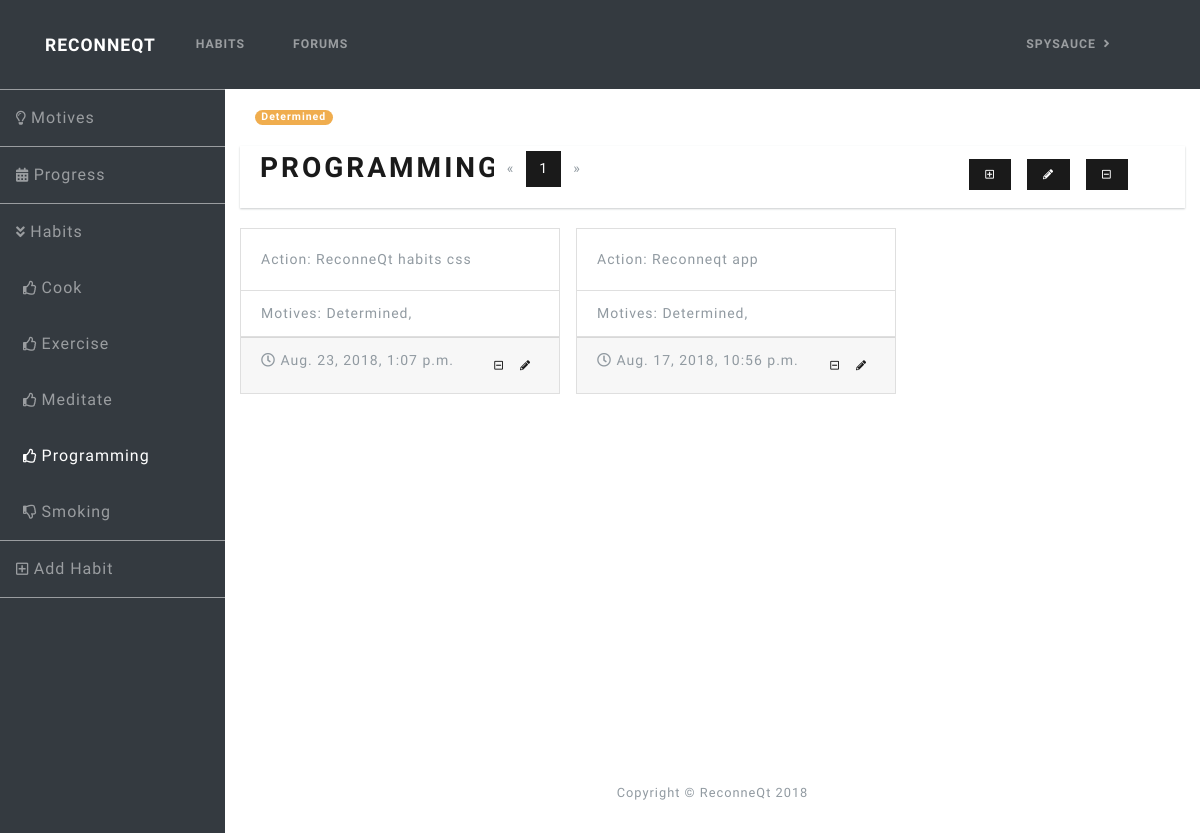
The app's page /reconneqt/habits/1/ (signed in), older data.
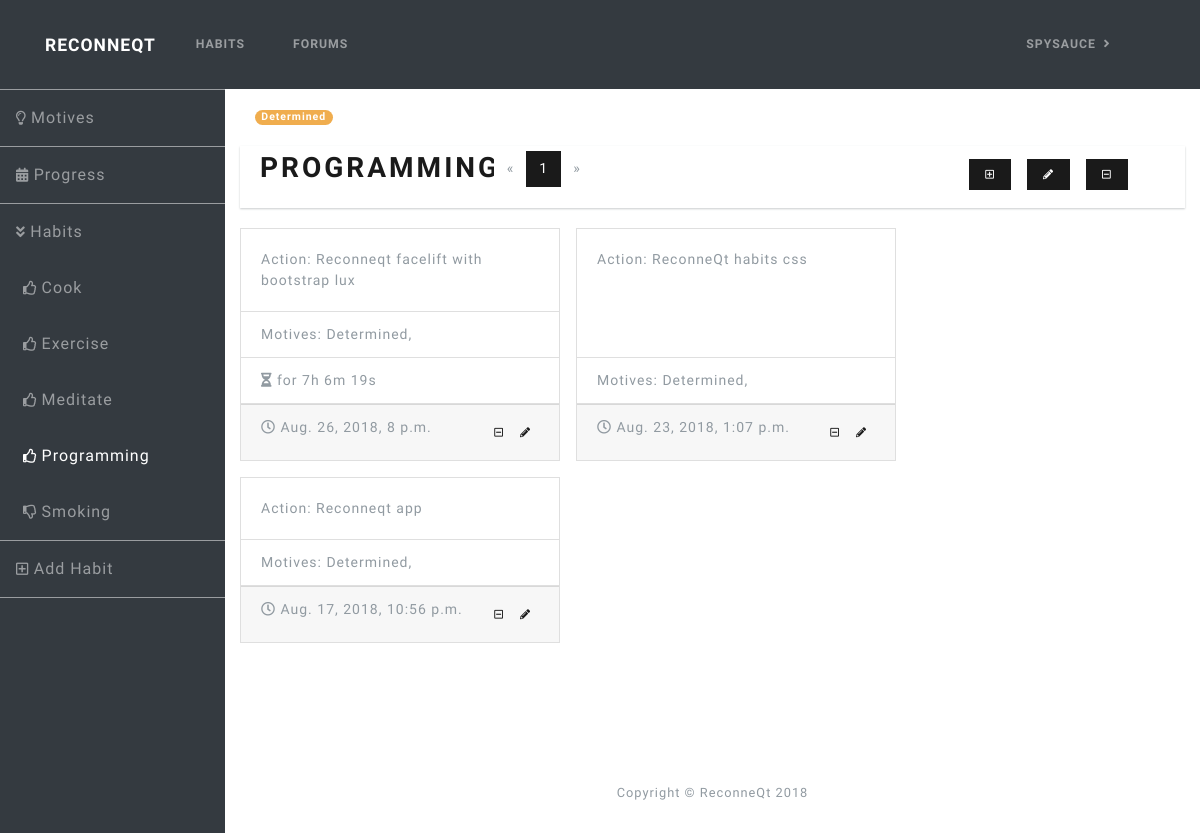
The same page, newer data.
### habits/models.py (models this page shows)
class Habit(models.Model):
    habit_name = models.CharField(max_length=30)
    good_habit = models.BooleanField(default=False)
    user = models.ForeignKey(User, on_delete=models.CASCADE)
    def __str__(self):
        return self.habit_name
    class Meta:
        ordering = ('habit_name',)

class Motive(models.Model):
    motive_name = models.CharField(max_length=100)
    user = models.ForeignKey(User, on_delete=models.CASCADE)
    def __str__(self):
        return self.motive_name
    class Meta:
        ordering = ('motive_name',)

class Action(models.Model):
    action_name = models.CharField(max_length=100)
    habit = models.ForeignKey('Habit', on_delete=models.CASCADE)
    motives = models.ManyToManyField('Motive')
    action_start = models.DateTimeField(blank=True, null=True, auto_now_add=False)
    action_end = models.DateTimeField(blank=True, null=True, auto_now_add=False)
    user = models.ForeignKey(User, on_delete=models.CASCADE)
    def __str__(self):
        return self.action_name

### habits/views/habits.py (the view)
# urls.py: path('habits/<int:habit_id>/', views.habit_detail, name='habit_detail'),
@login_required
def habit_detail(request, habit_id):
    try:
        user_id = int(request.user.id)
        habit_list = Habit.objects.filter(user_id=user_id)
        habit = Habit.objects.get(pk=habit_id)
        action_list = Action.objects.filter(user_id=user_id).filter(habit=habit_id).order_by('-action_start')
        paginator = Paginator(action_list, 8) # Show 8 actions per page
        page = request.GET.get('page')
        actions = paginator.get_page(page)
        occurence = {}
        num_motives = 0
        for a in action_list:
            for m in a.motives.all():
                num_motives += 1
                if m in occurence:
                    occurence[m] += 1
                else:
                    occurence[m] = 1
        context = {
            'habit': habit,
            'habit_list': habit_list,
            'num_motives': num_motives,
            'occurence': occurence,
            'actions': actions,
            'paginator': paginator,
        }
    except Habit.DoesNotExist:
        raise Http404("Habit does not exist")
    except PageNotAnInteger:
        actions = paginator.page(1)
    except EmptyPage:
        actions = paginator.page(paginator.num_pages)
    return render(request, 'habits/habit_detail.html', context)

### habits/templatetags/habit_filters.py (called while the page is built)
@register.filter(name='get_occurence')
def get_occurence(value, total):
    percentage = (value / total) * 100
    if percentage <= 25:
        return "info"
    elif percentage > 65:
        return "warning"
    else:
        return "dark"

@register.filter(name='get_duration')
def get_duration(start, end):
    if end != None:
        total = end - start
        hours, remainder = divmod(total.total_seconds(), 3600)
        minutes, seconds = divmod(remainder, 60)
        duration = 'for '
        if int(hours) != 0:
            duration += str(int(hours)) + 'h '
        if int(minutes) != 0:
            duration += str(int(minutes)) + 'm '
        if int(seconds) != 0:
            duration += str(int(seconds)) + 's'
        return duration
    else:
        return ''

### habits/templates/habits/habit_detail.html (shortened to what the changed rows need)
{% extends "habits/base_habits.html" %}
{% load habit_filters %}
{% block main %}
<div id="habit-details" class="container-fluid">
  <div id="occurences" class="container-fluid">
    {% for key, value in occurence.items %}
    <span class="badge badge-pill badge-{{ value|get_occurence:num_motives }}">{{ key }}</span>
    {% endfor %}
  </div>
  <div class="row habit-menu">
    <div class="habit-title col-lg-3 col-md-3 col-sm-4">
      <h2>{{ habit }}</h2>
    </div>
    <div class="actions-pagination col-lg-6 col-md-4">
      <ul class="pagination">
        {% for page in actions.paginator.page_range %}
          {% if actions.number == page %}
            <li class="page-item active">
              <a class="page-link" href="?page={{ page }}">{{ page }}</a>
            </li>
          {% else %}
            <li class="page-item">
              <a class="page-link" href="?page={{ page }}">{{ page }}</a>
            </li>
          {% endif %}
        {% endfor %}
      </ul>
    </div>
  </div>
  <div class="row">
    {% for action in actions %}
      <div class="card mr-3 mb-3" style="width: 20rem;">
        <div class="card-body">
          Action: {{ action }}
        </div>
        <ul class="list-group list-group-flush">
          <li class="list-group-item">
            Motives:
            {% for t in action.motives.all %}
            {{ t }},
            {% endfor %}
          </li>
          {% if action.action_end %}
            <li class="list-group-item"><i class="fas fa-hourglass-half"></i> {{ action.action_start|get_duration:action.action_end }}</li>
          {% endif %}
        </ul>
        <div class="card-footer text-muted">
          <i class="far fa-clock"></i> {{ action.action_start }}
          <span data-toggle="modal">
            <a data-form="{% url 'action_edit' habit_id=habit.id pk=action.pk %}" href="#" class="edit-action-button btn btn-sm pull-right" style="padding: 0.5rem;" role="button" data-toggle="tooltip" data-target="#modal" data-placement="bottom" title="Edit {{ action|truncatewords:"4" }}">
              <i class="fas fa-pencil-alt"></i>
            </a>
          </span>
          <span data-toggle="modal">
            <a data-form="{% url 'action_delete' pk=action.pk %}" href="#" class="btn btn-sm delete-action-button  pull-right" style="padding: 0.5rem;" role="button" data-toggle="tooltip" data-target="#modal" data-placement="bottom" id="delete-action-button" title="Delete {{ action|truncatewords:"4" }}">
              <i class="far fa-minus-square"></i>
            </a>
          </span>
        </div>
      </div>
    {% endfor %}
  </div>
</div>
{% endblock %}

### habits/templates/habits/base_habits.html (shortened to what this page needs)
{% extends "habits/base_template.html" %}
{% load staticfiles %}
{% block css %}
<link href="{% static 'habits/css/sb-admin.css' %}" rel="stylesheet">
<link href="{% static 'habits/css/habits.css' %}" rel="stylesheet">
{% endblock %}
{% block content %}
  {% if not user.is_anonymous %}
  <div id="wrapper">
    <ul class="sidebar navbar-nav">
      <li class="nav-item" style="border-bottom: 1px solid rgba(255, 255, 255, 0.5) !important; border-top: 1px solid rgba(255, 255, 255, 0.5) !important; margin-right: 0;">
        <a class="nav-link" href="{% url 'motives' %}">
          <i class="far fa-lightbulb"></i>
          <span>Motives</span>
        </a>
      </li>
      <li class="nav-item" style="border-bottom: 1px solid rgba(255, 255, 255, 0.5) !important; margin-right: 0;">
        <a class="nav-link" href="{% url 'progress' %}">
          <i class="fas fa-calendar-alt"></i>
          <span>Progress</span>
        </a>
      </li>
      <li class="nav-item">
        <a class="nav-link" href="#">
          <i class="fas fa-angle-double-down"></i>
          <span>Habits</span>
        </a>
      </li>
      {% for habit in habit_list %}
      <li class="nav-item" style="margin-left: 0.5em">
        {% if habit.good_habit %}
        <a href="{% url 'habit_detail' habit.id %}" class="nav-link">
          <i class="far fa-thumbs-up"></i>
          <span>{{ habit.habit_name }}</span>
        </a>
        {% else %}
        <a href="{% url 'habit_detail' habit.id %}" class="nav-link">
          <i class="far fa-thumbs-down"></i>
          <span>{{ habit.habit_name }}</span>
        </a>
        {% endif %}
      </li>
      {% endfor %}
      <li class="nav-item" style="border-bottom: 1px solid rgba(255, 255, 255, 0.5) !important; border-top: 1px solid rgba(255, 255, 255, 0.5) !important; margin-right: 0;">
        <span data-toggle="modal">
          <a id="new-habit-button" class="nav-link" data-target="#modal" data-form="{% url 'habit_new' %}" href="#" data-toggle="tooltip" data-placement="right" title="Add a habit">
            <i class="far fa-plus-square"></i>
            <span>Add Habit</span>
          </a>
        </span>
      </li>
    </ul>
    <div id="content-wrapper">
      <div class="container-fluid">
          {% block main %}{% endblock %}
          <footer class="sticky-footer">
            <div class="container my-auto">
              <div class="copyright text-center my-auto">
                <span>Copyright © ReconneQt 2018</span>
              </div>
            </div>
          </footer>
        </div>
      </div>
    </div>
  {% else %}
  <div id="content-wrapper">
    <div class="container-fluid">
      <p>Please login to see this page.</p>
    </div>
  </div>
  {% endif %}
{% endblock %}

Row changes from the older to the newer data that the page shows:
added Action: action_name "Reconneqt facelift with bootstrap lux", action_start|get_duration "for 7h 6m 19s", action_start "Aug. 26, 2018, 8 p.m.", Motive (motive_name "Determined")
